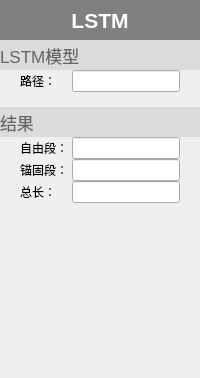
      <widget class="QWidget" name="page_LSTM">
       <property name="sizePolicy">
        <sizepolicy hsizetype="Expanding" vsizetype="Expanding">
         <horstretch>0</horstretch>
         <verstretch>0</verstretch>
        </sizepolicy>
       </property>
       <layout class="QGridLayout" name="gridLayout_6">
        <property name="leftMargin">
         <number>0</number>
        </property>
        <property name="topMargin">
         <number>0</number>
        </property>
        <property name="rightMargin">
         <number>0</number>
        </property>
        <property name="bottomMargin">
         <number>0</number>
        </property>
        <property name="spacing">
         <number>0</number>
        </property>
        <item row="0" column="0">
         <widget class="QWidget" name="widget_LSTM" native="true">
          <layout class="QGridLayout" name="gridLayout_2">
           <property name="leftMargin">
            <number>0</number>
           </property>
           <property name="topMargin">
            <number>0</number>
           </property>
           <property name="rightMargin">
            <number>0</number>
           </property>
           <property name="bottomMargin">
            <number>0</number>
           </property>
           <property name="spacing">
            <number>0</number>
           </property>
           <item row="0" column="0">
            <widget class="QWidget" name="widget_Home_4" native="true">
             <layout class="QVBoxLayout" name="verticalLayout_8">
              <property name="spacing">
               <number>0</number>
              </property>
              <property name="leftMargin">
               <number>0</number>
              </property>
              <property name="topMargin">
               <number>0</number>
              </property>
              <property name="rightMargin">
               <number>0</number>
              </property>
              <property name="bottomMargin">
               <number>0</number>
              </property>
              <item>
               <widget class="QLabel" name="label_33">
                <property name="sizePolicy">
                 <sizepolicy hsizetype="Expanding" vsizetype="Expanding">
                  <horstretch>0</horstretch>
                  <verstretch>0</verstretch>
                 </sizepolicy>
                </property>
                <property name="minimumSize">
                 <size>
                  <width>0</width>
                  <height>40</height>
                 </size>
                </property>
                <property name="maximumSize">
                 <size>
                  <width>16777215</width>
                  <height>80</height>
                 </size>
                </property>
                <property name="palette">
                 <palette>
                  <active>
                   <colorrole role="WindowText">
                    <brush brushstyle="SolidPattern">
                     <color alpha="255">
                      <red>255</red>
                      <green>255</green>
                      <blue>255</blue>
                     </color>
                    </brush>
                   </colorrole>
                   <colorrole role="Base">
                    <brush brushstyle="SolidPattern">
                     <color alpha="255">
                      <red>255</red>
                      <green>255</green>
                      <blue>255</blue>
                     </color>
                    </brush>
                   </colorrole>
                   <colorrole role="Window">
                    <brush brushstyle="SolidPattern">
                     <color alpha="255">
                      <red>128</red>
                      <green>128</green>
                      <blue>128</blue>
                     </color>
                    </brush>
                   </colorrole>
                  </active>
                  <inactive>
                   <colorrole role="WindowText">
                    <brush brushstyle="SolidPattern">
                     <color alpha="255">
                      <red>255</red>
                      <green>255</green>
                      <blue>255</blue>
                     </color>
                    </brush>
                   </colorrole>
                   <colorrole role="Base">
                    <brush brushstyle="SolidPattern">
                     <color alpha="255">
                      <red>255</red>
                      <green>255</green>
                      <blue>255</blue>
                     </color>
                    </brush>
                   </colorrole>
                   <colorrole role="Window">
                    <brush brushstyle="SolidPattern">
                     <color alpha="255">
                      <red>128</red>
                      <green>128</green>
                      <blue>128</blue>
                     </color>
                    </brush>
                   </colorrole>
                  </inactive>
                  <disabled>
                   <colorrole role="WindowText">
                    <brush brushstyle="SolidPattern">
                     <color alpha="255">
                      <red>120</red>
                      <green>120</green>
                      <blue>120</blue>
                     </color>
                    </brush>
                   </colorrole>
                   <colorrole role="Base">
                    <brush brushstyle="SolidPattern">
                     <color alpha="255">
                      <red>128</red>
                      <green>128</green>
                      <blue>128</blue>
                     </color>
                    </brush>
                   </colorrole>
                   <colorrole role="Window">
                    <brush brushstyle="SolidPattern">
                     <color alpha="255">
                      <red>128</red>
                      <green>128</green>
                      <blue>128</blue>
                     </color>
                    </brush>
                   </colorrole>
                  </disabled>
                 </palette>
                </property>
                <property name="font">
                 <font>
                  <pointsize>16</pointsize>
                  <weight>75</weight>
                  <bold>true</bold>
                 </font>
                </property>
                <property name="autoFillBackground">
                 <bool>true</bool>
                </property>
                <property name="text">
                 <string>LSTM</string>
                </property>
                <property name="alignment">
                 <set>Qt::AlignCenter</set>
                </property>
               </widget>
              </item>
              <item>
               <layout class="QGridLayout" name="gridLayout_29">
                <property name="bottomMargin">
                 <number>15</number>
                </property>
                <property name="horizontalSpacing">
                 <number>0</number>
                </property>
                <item row="1" column="3">
                 <widget class="QLabel" name="label_161">
                  <property name="minimumSize">
                   <size>
                    <width>20</width>
                    <height>0</height>
                   </size>
                  </property>
                  <property name="maximumSize">
                   <size>
                    <width>20</width>
                    <height>16777215</height>
                   </size>
                  </property>
                  <property name="text">
                   <string/>
                  </property>
                 </widget>
                </item>
                <item row="0" column="0" colspan="4">
                 <widget class="QLabel" name="label_35">
                  <property name="sizePolicy">
                   <sizepolicy hsizetype="Expanding" vsizetype="Expanding">
                    <horstretch>0</horstretch>
                    <verstretch>0</verstretch>
                   </sizepolicy>
                  </property>
                  <property name="minimumSize">
                   <size>
                    <width>0</width>
                    <height>30</height>
                   </size>
                  </property>
                  <property name="maximumSize">
                   <size>
                    <width>16777215</width>
                    <height>60</height>
                   </size>
                  </property>
                  <property name="palette">
                   <palette>
                    <active>
                     <colorrole role="WindowText">
                      <brush brushstyle="SolidPattern">
                       <color alpha="255">
                        <red>101</red>
                        <green>101</green>
                        <blue>101</blue>
                       </color>
                      </brush>
                     </colorrole>
                     <colorrole role="Text">
                      <brush brushstyle="SolidPattern">
                       <color alpha="255">
                        <red>123</red>
                        <green>123</green>
                        <blue>123</blue>
                       </color>
                      </brush>
                     </colorrole>
                     <colorrole role="Base">
                      <brush brushstyle="SolidPattern">
                       <color alpha="255">
                        <red>255</red>
                        <green>255</green>
                        <blue>255</blue>
                       </color>
                      </brush>
                     </colorrole>
                     <colorrole role="Window">
                      <brush brushstyle="SolidPattern">
                       <color alpha="255">
                        <red>220</red>
                        <green>220</green>
                        <blue>220</blue>
                       </color>
                      </brush>
                     </colorrole>
                    </active>
                    <inactive>
                     <colorrole role="WindowText">
                      <brush brushstyle="SolidPattern">
                       <color alpha="255">
                        <red>101</red>
                        <green>101</green>
                        <blue>101</blue>
                       </color>
                      </brush>
                     </colorrole>
                     <colorrole role="Text">
                      <brush brushstyle="SolidPattern">
                       <color alpha="255">
                        <red>123</red>
                        <green>123</green>
                        <blue>123</blue>
                       </color>
                      </brush>
                     </colorrole>
                     <colorrole role="Base">
                      <brush brushstyle="SolidPattern">
                       <color alpha="255">
                        <red>255</red>
                        <green>255</green>
                        <blue>255</blue>
                       </color>
                      </brush>
                     </colorrole>
                     <colorrole role="Window">
                      <brush brushstyle="SolidPattern">
                       <color alpha="255">
                        <red>220</red>
                        <green>220</green>
                        <blue>220</blue>
                       </color>
                      </brush>
                     </colorrole>
                    </inactive>
                    <disabled>
                     <colorrole role="WindowText">
                      <brush brushstyle="SolidPattern">
                       <color alpha="255">
                        <red>120</red>
                        <green>120</green>
                        <blue>120</blue>
                       </color>
                      </brush>
                     </colorrole>
                     <colorrole role="Text">
                      <brush brushstyle="SolidPattern">
                       <color alpha="255">
                        <red>120</red>
                        <green>120</green>
                        <blue>120</blue>
                       </color>
                      </brush>
                     </colorrole>
                     <colorrole role="Base">
                      <brush brushstyle="SolidPattern">
                       <color alpha="255">
                        <red>220</red>
                        <green>220</green>
                        <blue>220</blue>
                       </color>
                      </brush>
                     </colorrole>
                     <colorrole role="Window">
                      <brush brushstyle="SolidPattern">
                       <color alpha="255">
                        <red>220</red>
                        <green>220</green>
                        <blue>220</blue>
                       </color>
                      </brush>
                     </colorrole>
                    </disabled>
                   </palette>
                  </property>
                  <property name="font">
                   <font>
                    <pointsize>13</pointsize>
                   </font>
                  </property>
                  <property name="autoFillBackground">
                   <bool>true</bool>
                  </property>
                  <property name="text">
                   <string>LSTM模型</string>
                  </property>
                  <property name="alignment">
                   <set>Qt::AlignLeading|Qt::AlignLeft|Qt::AlignVCenter</set>
                  </property>
                  <property name="wordWrap">
                   <bool>false</bool>
                  </property>
                  <property name="margin">
                   <number>5</number>
                  </property>
                 </widget>
                </item>
                <item row="1" column="1">
                 <widget class="QLabel" name="label_162">
                  <property name="sizePolicy">
                   <sizepolicy hsizetype="Expanding" vsizetype="Expanding">
                    <horstretch>0</horstretch>
                    <verstretch>0</verstretch>
                   </sizepolicy>
                  </property>
                  <property name="text">
                   <string>路径：</string>
                  </property>
                 </widget>
                </item>
                <item row="1" column="0">
                 <widget class="QLabel" name="label_50">
                  <property name="minimumSize">
                   <size>
                    <width>20</width>
                    <height>0</height>
                   </size>
                  </property>
                  <property name="maximumSize">
                   <size>
                    <width>20</width>
                    <height>16777215</height>
                   </size>
                  </property>
                  <property name="text">
                   <string/>
                  </property>
                 </widget>
                </item>
                <item row="1" column="2">
                 <widget class="QLineEdit" name="lineEdit_4">
                  <property name="palette">
                   <palette>
                    <active>
                     <colorrole role="Text">
                      <brush brushstyle="SolidPattern">
                       <color alpha="255">
                        <red>101</red>
                        <green>101</green>
                        <blue>101</blue>
                       </color>
                      </brush>
                     </colorrole>
                    </active>
                    <inactive>
                     <colorrole role="Text">
                      <brush brushstyle="SolidPattern">
                       <color alpha="255">
                        <red>101</red>
                        <green>101</green>
                        <blue>101</blue>
                       </color>
                      </brush>
                     </colorrole>
                    </inactive>
                    <disabled>
                     <colorrole role="Text">
                      <brush brushstyle="SolidPattern">
                       <color alpha="255">
                        <red>120</red>
                        <green>120</green>
                        <blue>120</blue>
                       </color>
                      </brush>
                     </colorrole>
                    </disabled>
                   </palette>
                  </property>
                  <property name="text">
                   <string/>
                  </property>
                 </widget>
                </item>
               </layout>
              </item>
              <item>
               <layout class="QGridLayout" name="gridLayout_30">
                <property name="bottomMargin">
                 <number>15</number>
                </property>
                <property name="horizontalSpacing">
                 <number>0</number>
                </property>
                <item row="1" column="0">
                 <widget class="QLabel" name="label_51">
                  <property name="minimumSize">
                   <size>
                    <width>20</width>
                    <height>0</height>
                   </size>
                  </property>
                  <property name="maximumSize">
                   <size>
                    <width>20</width>
                    <height>16777215</height>
                   </size>
                  </property>
                  <property name="text">
                   <string/>
                  </property>
                 </widget>
                </item>
                <item row="1" column="1">
                 <widget class="QLabel" name="label_167">
                  <property name="sizePolicy">
                   <sizepolicy hsizetype="Expanding" vsizetype="Expanding">
                    <horstretch>0</horstretch>
                    <verstretch>0</verstretch>
                   </sizepolicy>
                  </property>
                  <property name="text">
                   <string>自由段：</string>
                  </property>
                 </widget>
                </item>
                <item row="1" column="2">
                 <widget class="QLineEdit" name="lineEdit_8">
                  <property name="palette">
                   <palette>
                    <active>
                     <colorrole role="Text">
                      <brush brushstyle="SolidPattern">
                       <color alpha="255">
                        <red>101</red>
                        <green>101</green>
                        <blue>101</blue>
                       </color>
                      </brush>
                     </colorrole>
                    </active>
                    <inactive>
                     <colorrole role="Text">
                      <brush brushstyle="SolidPattern">
                       <color alpha="255">
                        <red>101</red>
                        <green>101</green>
                        <blue>101</blue>
                       </color>
                      </brush>
                     </colorrole>
                    </inactive>
                    <disabled>
                     <colorrole role="Text">
                      <brush brushstyle="SolidPattern">
                       <color alpha="255">
                        <red>120</red>
                        <green>120</green>
                        <blue>120</blue>
                       </color>
                      </brush>
                     </colorrole>
                    </disabled>
                   </palette>
                  </property>
                 </widget>
                </item>
                <item row="3" column="2">
                 <widget class="QLineEdit" name="lineEdit_7">
                  <property name="palette">
                   <palette>
                    <active>
                     <colorrole role="Text">
                      <brush brushstyle="SolidPattern">
                       <color alpha="255">
                        <red>101</red>
                        <green>101</green>
                        <blue>101</blue>
                       </color>
                      </brush>
                     </colorrole>
                    </active>
                    <inactive>
                     <colorrole role="Text">
                      <brush brushstyle="SolidPattern">
                       <color alpha="255">
                        <red>101</red>
                        <green>101</green>
                        <blue>101</blue>
                       </color>
                      </brush>
                     </colorrole>
                    </inactive>
                    <disabled>
                     <colorrole role="Text">
                      <brush brushstyle="SolidPattern">
                       <color alpha="255">
                        <red>120</red>
                        <green>120</green>
                        <blue>120</blue>
                       </color>
                      </brush>
                     </colorrole>
                    </disabled>
                   </palette>
                  </property>
                 </widget>
                </item>
                <item row="2" column="2">
                 <widget class="QLineEdit" name="lineEdit_6">
                  <property name="palette">
                   <palette>
                    <active>
                     <colorrole role="Text">
                      <brush brushstyle="SolidPattern">
                       <color alpha="255">
                        <red>101</red>
                        <green>101</green>
                        <blue>101</blue>
                       </color>
                      </brush>
                     </colorrole>
                    </active>
                    <inactive>
                     <colorrole role="Text">
                      <brush brushstyle="SolidPattern">
                       <color alpha="255">
                        <red>101</red>
                        <green>101</green>
                        <blue>101</blue>
                       </color>
                      </brush>
                     </colorrole>
                    </inactive>
                    <disabled>
                     <colorrole role="Text">
                      <brush brushstyle="SolidPattern">
                       <color alpha="255">
                        <red>120</red>
                        <green>120</green>
                        <blue>120</blue>
                       </color>
                      </brush>
                     </colorrole>
                    </disabled>
                   </palette>
                  </property>
                 </widget>
                </item>
                <item row="2" column="1">
                 <widget class="QLabel" name="label_165">
                  <property name="sizePolicy">
                   <sizepolicy hsizetype="Expanding" vsizetype="Expanding">
                    <horstretch>0</horstretch>
                    <verstretch>0</verstretch>
                   </sizepolicy>
                  </property>
                  <property name="text">
                   <string>锚固段：</string>
                  </property>
                 </widget>
                </item>
                <item row="1" column="3">
                 <widget class="QLabel" name="label_164">
                  <property name="minimumSize">
                   <size>
                    <width>20</width>
                    <height>0</height>
                   </size>
                  </property>
                  <property name="maximumSize">
                   <size>
                    <width>20</width>
                    <height>16777215</height>
                   </size>
                  </property>
                  <property name="text">
                   <string/>
                  </property>
                 </widget>
                </item>
                <item row="0" column="0" colspan="4">
                 <widget class="QLabel" name="label_36">
                  <property name="sizePolicy">
                   <sizepolicy hsizetype="Expanding" vsizetype="Expanding">
                    <horstretch>0</horstretch>
                    <verstretch>0</verstretch>
                   </sizepolicy>
                  </property>
                  <property name="minimumSize">
                   <size>
                    <width>0</width>
                    <height>30</height>
                   </size>
                  </property>
                  <property name="maximumSize">
                   <size>
                    <width>16777215</width>
                    <height>60</height>
                   </size>
                  </property>
                  <property name="palette">
                   <palette>
                    <active>
                     <colorrole role="WindowText">
                      <brush brushstyle="SolidPattern">
                       <color alpha="255">
                        <red>101</red>
                        <green>101</green>
                        <blue>101</blue>
                       </color>
                      </brush>
                     </colorrole>
                     <colorrole role="Text">
                      <brush brushstyle="SolidPattern">
                       <color alpha="255">
                        <red>123</red>
                        <green>123</green>
                        <blue>123</blue>
                       </color>
                      </brush>
                     </colorrole>
                     <colorrole role="Base">
                      <brush brushstyle="SolidPattern">
                       <color alpha="255">
                        <red>255</red>
                        <green>255</green>
                        <blue>255</blue>
                       </color>
                      </brush>
                     </colorrole>
                     <colorrole role="Window">
                      <brush brushstyle="SolidPattern">
                       <color alpha="255">
                        <red>220</red>
                        <green>220</green>
                        <blue>220</blue>
                       </color>
                      </brush>
                     </colorrole>
                    </active>
                    <inactive>
                     <colorrole role="WindowText">
                      <brush brushstyle="SolidPattern">
                       <color alpha="255">
                        <red>101</red>
                        <green>101</green>
                        <blue>101</blue>
                       </color>
                      </brush>
                     </colorrole>
                     <colorrole role="Text">
                      <brush brushstyle="SolidPattern">
                       <color alpha="255">
                        <red>123</red>
                        <green>123</green>
                        <blue>123</blue>
                       </color>
                      </brush>
                     </colorrole>
                     <colorrole role="Base">
                      <brush brushstyle="SolidPattern">
                       <color alpha="255">
                        <red>255</red>
                        <green>255</green>
                        <blue>255</blue>
                       </color>
                      </brush>
                     </colorrole>
                     <colorrole role="Window">
                      <brush brushstyle="SolidPattern">
                       <color alpha="255">
                        <red>220</red>
                        <green>220</green>
                        <blue>220</blue>
                       </color>
                      </brush>
                     </colorrole>
                    </inactive>
                    <disabled>
                     <colorrole role="WindowText">
                      <brush brushstyle="SolidPattern">
                       <color alpha="255">
                        <red>120</red>
                        <green>120</green>
                        <blue>120</blue>
                       </color>
                      </brush>
                     </colorrole>
                     <colorrole role="Text">
                      <brush brushstyle="SolidPattern">
                       <color alpha="255">
                        <red>120</red>
                        <green>120</green>
                        <blue>120</blue>
                       </color>
                      </brush>
                     </colorrole>
                     <colorrole role="Base">
                      <brush brushstyle="SolidPattern">
                       <color alpha="255">
                        <red>220</red>
                        <green>220</green>
                        <blue>220</blue>
                       </color>
                      </brush>
                     </colorrole>
                     <colorrole role="Window">
                      <brush brushstyle="SolidPattern">
                       <color alpha="255">
                        <red>220</red>
                        <green>220</green>
                        <blue>220</blue>
                       </color>
                      </brush>
                     </colorrole>
                    </disabled>
                   </palette>
                  </property>
                  <property name="font">
                   <font>
                    <pointsize>13</pointsize>
                   </font>
                  </property>
                  <property name="autoFillBackground">
                   <bool>true</bool>
                  </property>
                  <property name="text">
                   <string>结果</string>
                  </property>
                  <property name="alignment">
                   <set>Qt::AlignLeading|Qt::AlignLeft|Qt::AlignVCenter</set>
                  </property>
                  <property name="wordWrap">
                   <bool>false</bool>
                  </property>
                  <property name="margin">
                   <number>5</number>
                  </property>
                 </widget>
                </item>
                <item row="3" column="1">
                 <widget class="QLabel" name="label_166">
                  <property name="sizePolicy">
                   <sizepolicy hsizetype="Expanding" vsizetype="Expanding">
                    <horstretch>0</horstretch>
                    <verstretch>0</verstretch>
                   </sizepolicy>
                  </property>
                  <property name="text">
                   <string>总长：</string>
                  </property>
                 </widget>
                </item>
               </layout>
              </item>
             </layout>
            </widget>
           </item>
           <item row="1" column="0">
            <spacer name="verticalSpacer_12">
             <property name="orientation">
              <enum>Qt::Vertical</enum>
             </property>
             <property name="sizeHint" stdset="0">
              <size>
               <width>20</width>
               <height>40</height>
              </size>
             </property>
            </spacer>
           </item>
           <item row="4" column="0">
            <spacer name="verticalSpacer_11">
             <property name="orientation">
              <enum>Qt::Vertical</enum>
             </property>
             <property name="sizeHint" stdset="0">
              <size>
               <width>20</width>
               <height>40</height>
              </size>
             </property>
            </spacer>
           </item>
           <item row="3" column="0">
            <spacer name="verticalSpacer_13">
             <property name="orientation">
              <enum>Qt::Vertical</enum>
             </property>
             <property name="sizeHint" stdset="0">
              <size>
               <width>20</width>
               <height>40</height>
              </size>
             </property>
            </spacer>
           </item>
           <item row="2" column="0">
            <spacer name="verticalSpacer_28">
             <property name="orientation">
              <enum>Qt::Vertical</enum>
             </property>
             <property name="sizeHint" stdset="0">
              <size>
               <width>20</width>
               <height>40</height>
              </size>
             </property>
            </spacer>
           </item>
          </layout>
         </widget>
        </item>
       </layout>
      </widget>
